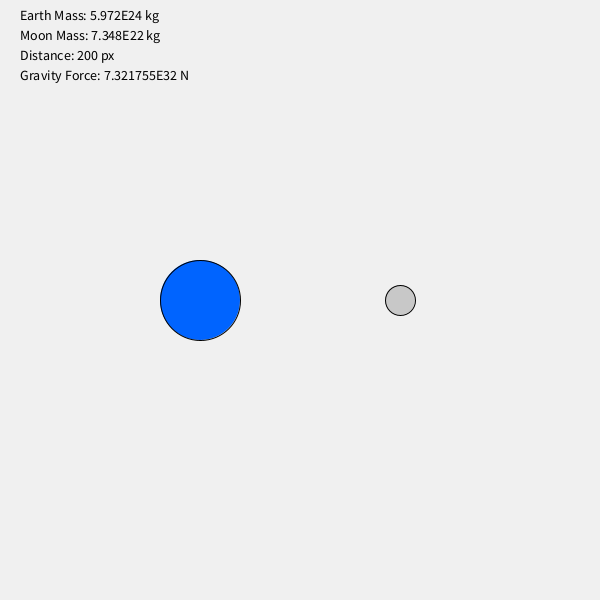
Frame 1 (no input)
Frame 60 (the mouse pressed at the canvas centre just before this capture): identical to frame 1, image omitted
Frame 120 (the mouse held since frame 60 and released just before this capture): identical to frame 1, image omitted

The Processing sketch that drew this single still picture (run headless with seeded random() and noise(); from frame 60 on, the mouse is pressed at the canvas centre):

// Processing sketch: Gravity
// ── Gravity.pde
float earthX, earthY;
float moonX, moonY;
float G = 6.674e-11; 
float massEarth = 5.972e24; 
float massMoon = 7.348e22; 
boolean dragging = false;

void setup() {
  size(600, 600);
  earthX = width / 3;
  earthY = height / 2;
  moonX = earthX + 200;
  moonY = earthY;
}

void draw() {
  background(240);
  float dx = moonX - earthX;
  float dy = moonY - earthY;
  float distance = sqrt(dx * dx + dy * dy);
  float force = (G * massEarth * massMoon) / (distance * distance);
  fill(0, 100, 255);
  ellipse(earthX, earthY, 80, 80);
  fill(200);
  ellipse(moonX, moonY, 30, 30);
  fill(0);
  textSize(14);
  text("Earth Mass: " + massEarth + " kg", 20, 20);
  text("Moon Mass: " + massMoon + " kg", 20, 40);
  text("Distance: " + int(distance) + " px", 20, 60);
  text("Gravity Force: " + force + " N", 20, 80);
}

// ── mouseDragged.pde
void mouseDragged() {
  if (dragging) {
    moonX = mouseX;
    moonY = mouseY;
  }
}

// ── mousePressed.pde
void mousePressed() {
  if (dist(mouseX, mouseY, moonX, moonY) < 15) {
    dragging = true;
  }
}

// ── mouseReleased.pde
void mouseReleased() {
  dragging = false;
}
